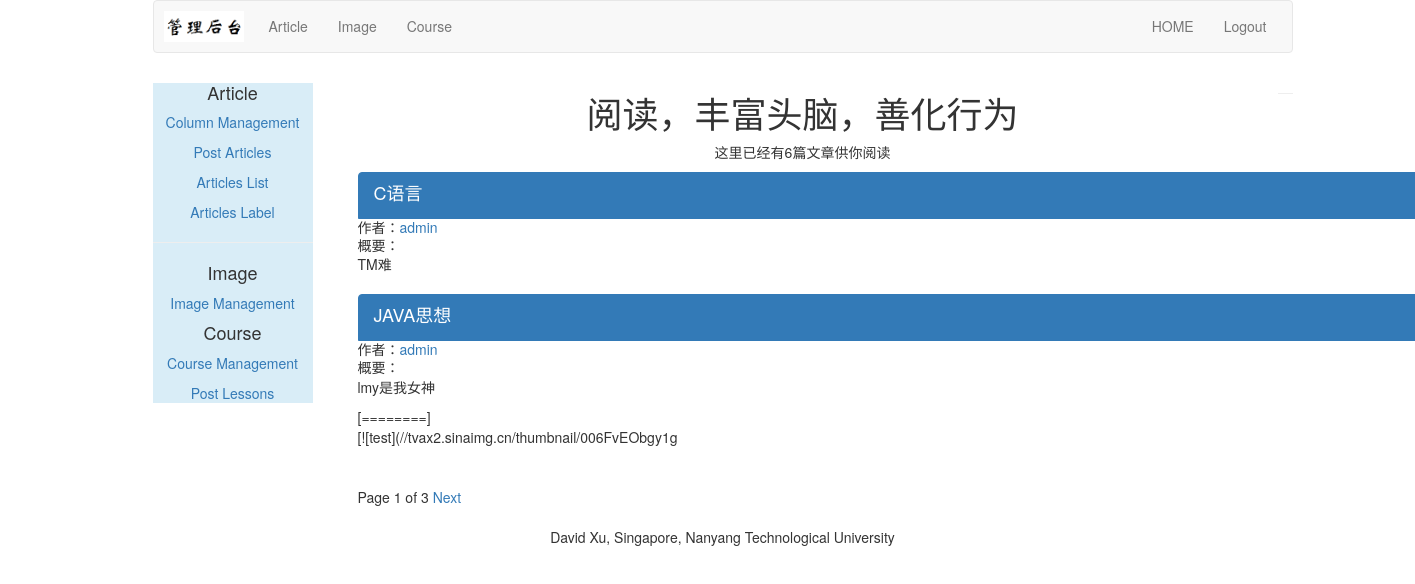
The page /article/list-article-titles/ on the database its author committed.
### article/models.py (models this page shows, shortened)
class ArticlePost(models.Model):
    author = models.ForeignKey(User, on_delete=models.CASCADE, related_name="article")
    title = models.CharField(max_length=200)
    slug = models.SlugField(max_length=500)
    column = models.ForeignKey(ArticleColumn, on_delete=models.CASCADE, related_name="article_column")
    body = models.TextField()
    created = models.DateTimeField(default=timezone.now)
    updated = models.DateTimeField(auto_now=True)
    users_like = models.ManyToManyField(User, related_name="articles_like", blank=True)
    article_tag = models.ManyToManyField(ArticleTag, related_name="article_tag", blank=True)
    class Meta:
        ordering = ("title",)
        index_together = (("id", "slug"),)
    def get_url_path(self):
        return reverse("article:article_content", args=[self.id, self.slug])

### article/list_views.py (the view)
# urls.py: path('list-article-titles/', list_views.article_titles, name="article_titles"),
def article_titles(request, username=None):
    if username:
        user = User.objects.get(username=username)
        articles_title = ArticlePost.objects.filter(author=user)
        try:
            userinfo = user.userinfo
        except:
            userinfo = None
    else:
        articles_title = ArticlePost.objects.all()
    paginator = Paginator(articles_title, 2)
    page = request.GET.get('page')
    try:
        current_page = paginator.page(page)
        articles = current_page.object_list
    except PageNotAnInteger:
        current_page = paginator.page(1)
        articles = current_page.object_list
    except EmptyPage:
        current_page = paginator.page(paginator.num_pages)
        articles = current_page.object_list
    if username:
        return render(request, "article/list/author_articles.html",
                      {"articles": articles, "page": current_page, "userinfo": userinfo, "user": user})
    return render(request, "article/list/article_titles.html", {"articles": articles, "page": current_page})

### article/templatetags/article_tags.py (called while the page is built)
@register.simple_tag
def total_articles():
    return ArticlePost.objects.count()

### templates/article/list/article_titles.html (shortened to what this page needs)
{% extends "article/base.html" %}
{% load article_tags %}
{% block content %}
    <div class="row text-center vertical-middle-sm">
        <h1>阅读，丰富头脑，善化行为</h1>
        <p>这里已经有{% total_articles %}篇文章供你阅读</p>
    </div>
    <div class="container">
        {% for article in articles %}
            <div class="list-group">
                <a href="{{ article.get_url_path }}" class="list-group-item active">
                    <h4 class="list-group-item-heading">{{ article.title }}</h4></a>
                <p class="list-group-item-text">作者：<a
                        href="{% url 'article:author_articles' article.author.username %}">{{ article.author.username }}</a>
                </p>
                <p class="list-group-item-text">概要：{{ article.body|slice:"70"|linebreaks }}</p>
            </div>
        {% endfor %}
        {% include "paginator.html" %}
    </div>
{% endblock %}

### rows shown on the page
ArticlePost: title "C语言", author.username "admin", body "TM难"
ArticlePost: title "JAVA思想", author.username "admin", body "lmy是我女神 [========] [![test](//tvax2.sinaimg.cn/thumbnail/006FvEObgy1g"

### other values the page prints
{{ page.number }} "1"
{{ page.paginator.num_pages }} "3"
